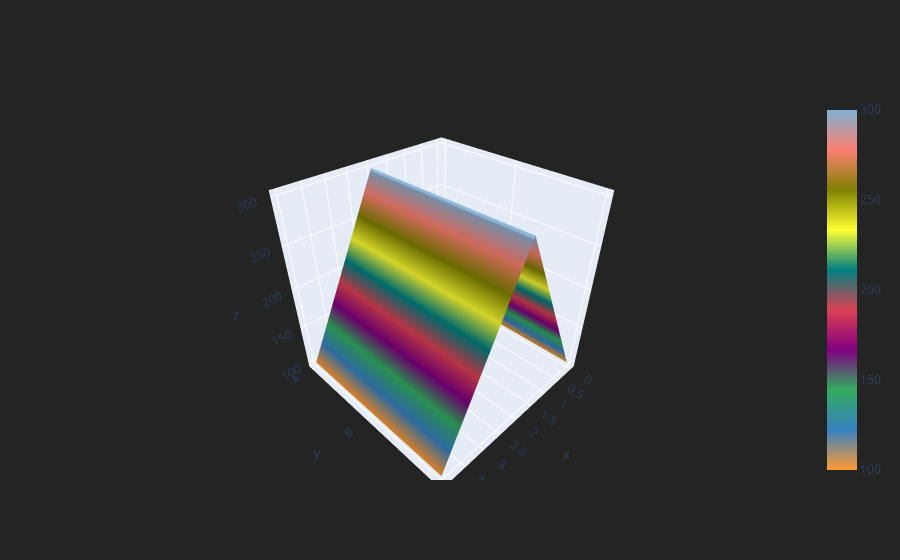

Notebook cell for this chart:
### Code cell
df.iplot(kind="surface")

### Figure 1 — Plotly figure (JSON) as saved in the notebook; plotly's stock layout.template omitted (floating-point values rounded to 4 significant figures)
{"data": [{"colorscale": [[0, "rgb(255, 153, 51)"], [0.1111, "rgb(55, 128, 191)"], [0.2222, "rgb(50, 171, 96)"], [0.3333, "rgb(128, 0, 128)"], [0.4444, "rgb(219, 64, 82)"], [0.5556, "rgb(0, 128, 128)"], [0.6667, "rgb(255, 255, 51)"], [0.7778, "rgb(128, 128, 0)"], [0.8889, "rgb(251, 128, 114)"], [1, "rgb(128, 177, 211)"]], "type": "surface", "x": [0, 1, 2, 3, 4], "y": ["A", "B", "C"], "z": [[100, 200, 300, 200, 100], [100, 200, 300, 200, 100], [100, 200, 300, 200, 100]]}], "layout": {"legend": {"bgcolor": "#242424", "font": {"color": "#F4F4F4"}}, "paper_bgcolor": "#242424", "plot_bgcolor": "#242424", "title": {"font": {"color": "#F4F4F4"}}, "xaxis": {"gridcolor": "#343434", "showgrid": true, "tickfont": {"color": "#A4A4A4"}, "title": {"font": {"color": "#A4A4A4"}, "text": ""}, "zerolinecolor": "#444444"}, "yaxis": {"gridcolor": "#343434", "showgrid": true, "tickfont": {"color": "#A4A4A4"}, "title": {"font": {"color": "#A4A4A4"}, "text": ""}, "zerolinecolor": "#444444"}}}
